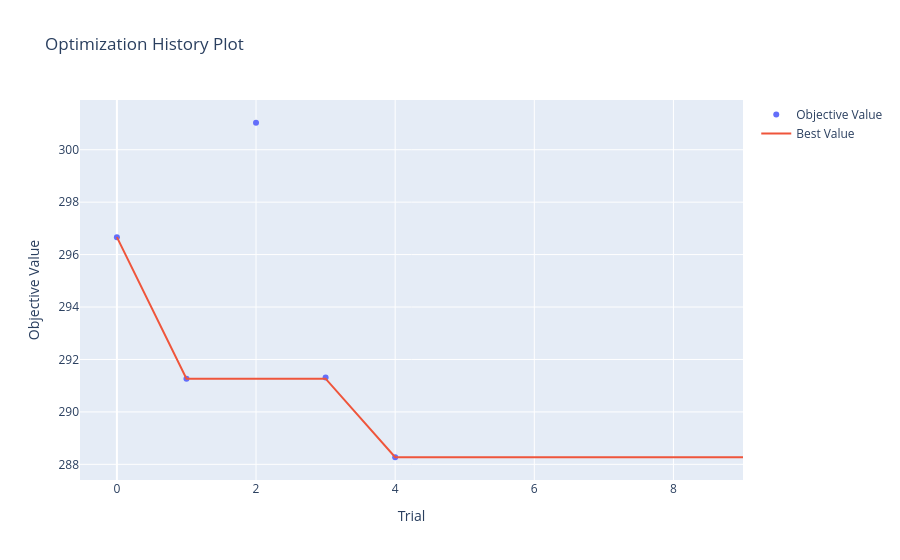
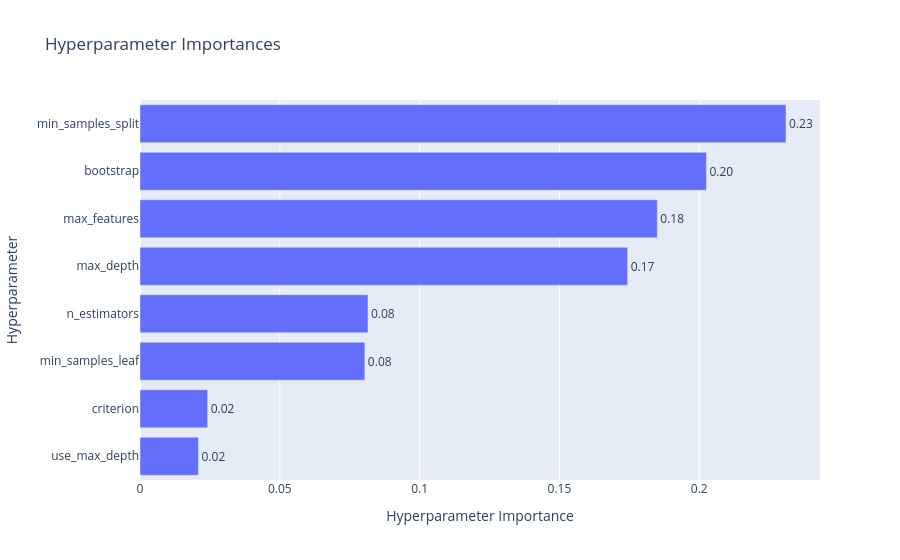

Write notebook code for charts like these, in order.
### Code cell
study = results[0]["study"]

vis.plot_optimization_history(study).show()
vis.plot_param_importances(study).show()

### Figure 1 — Plotly figure (JSON) as saved in the notebook; plotly's stock layout.template omitted (floating-point values rounded to 4 significant figures)
{"data": [{"mode": "markers", "name": "Objective Value", "x": [0, 1, 2, 3, 4], "y": [296.7, 291.3, 301.0, 291.3, 288.3], "type": "scatter"}, {"mode": "lines", "name": "Best Value", "x": [0, 1, 2, 3, 4, 5, 6, 7, 8, 9], "y": [296.7, 291.3, 291.3, 291.3, 288.3, 288.3, 288.3, 288.3, 288.3, 288.3], "type": "scatter"}, {"marker": {"color": "#cccccc"}, "mode": "markers", "name": "Infeasible Trial", "showlegend": false, "x": [], "y": [], "type": "scatter"}], "layout": {"title": {"text": "Optimization History Plot"}, "xaxis": {"title": {"text": "Trial"}}, "yaxis": {"title": {"text": "Objective Value"}}}}

### Figure 2 — Plotly figure (JSON) as saved in the notebook; plotly's stock layout.template omitted (floating-point values rounded to 4 significant figures)
{"data": [{"cliponaxis": false, "hovertemplate": ["use_max_depth (CategoricalDistribution): 0.02091649523429544<extra></extra>", "criterion (CategoricalDistribution): 0.02419994491741857<extra></extra>", "min_samples_leaf (IntDistribution): 0.08040573258699607<extra></extra>", "n_estimators (IntDistribution): 0.08151872513542105<extra></extra>", "max_depth (IntDistribution): 0.1743908546263073<extra></extra>", "max_features (CategoricalDistribution): 0.18498699202565447<extra></extra>", "bootstrap (CategoricalDistribution): 0.20256379932202714<extra></extra>", "min_samples_split (IntDistribution): 0.2310174561518799<extra></extra>"], "name": "Objective Value", "orientation": "h", "text": ["0.02", "0.02", "0.08", "0.08", "0.17", "0.18", "0.20", "0.23"], "textposition": "outside", "x": [0.02092, 0.0242, 0.08041, 0.08152, 0.1744, 0.185, 0.2026, 0.231], "y": ["use_max_depth", "criterion", "min_samples_leaf", "n_estimators", "max_depth", "max_features", "bootstrap", "min_samples_split"], "type": "bar"}], "layout": {"title": {"text": "Hyperparameter Importances"}, "xaxis": {"title": {"text": "Hyperparameter Importance"}}, "yaxis": {"title": {"text": "Hyperparameter"}}}}
